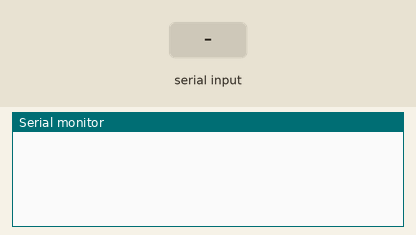
Bench run of a sketch on a simulated ESP32. Shown: the last lines printed to the serial monitor. Inputs (shaded band) come from the test bench.

Above: at 1.2 s.
1.3 s: "90,45,200\n" received over the second serial link
At 1.6 s:
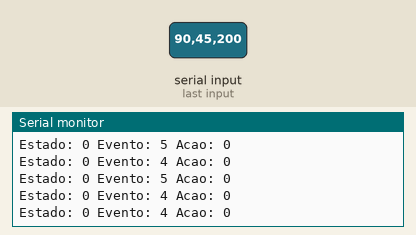
2.8 s: "30,150,10\n" received over the second serial link
At 4.5 s:
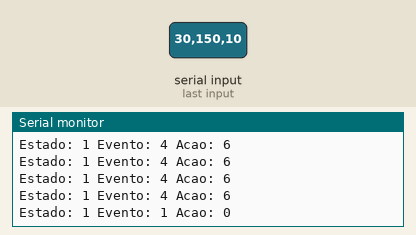
Timing chart, 0 to 6.0 s (numbered marks = the images above; inputs shaded):
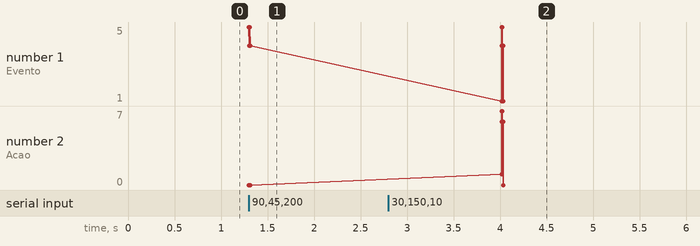

The sketch:

Projeto_Bombeiro.ino
```cpp
#include <ESP32Servo.h>
#include "BluetoothSerial.h"

// SERVO
Servo myservo1;       // define servo 1 == servo fixo
Servo myservo2;       // define servo 2 == servo mangueira
int pos1 = 0;         // posicao servo 1
int pos2 = 0;         // posicao servo 2
int dir_servo1 = 0;   // direcao servo 1
int dir_servo2 = 0;   // direcao servo 2
int servoPin1 = 17;
int servoPin2 = 18;

// BOMBA
const int relay = 13;

// BLUETOOTH
BluetoothSerial ESP_BT;
int incoming;

// Sensor
int Fire_analog = 12;
int firesensorAnalog;

// Constantes para os estados
const int estado_idle = 0;
const int estado_manual = 1;
const int estado_procurando_fogo = 2;
const int estado_fogo_encontrado = 3;
int codigoEvento, codigoAcao, estado, eventoInterno;

// Constantes para as ações
const int NENHUMA_ACAO = 0;
const int acao_modo_manual = 1;
const int acao_modo_automatico = 2;
const int acao_fogo_detect = 3;
const int acao_modo_idle = 4;
const int acao_cima = 5;
const int acao_baixo = 6;
const int acao_esquerda = 7;
const int acao_direita = 8;
const int acao_bomba = 9;

// Constantes para os eventos
const int NENHUM_EVENTO = 0;
const int MANUAL_ON = 1;
const int AUTOMATICO_ON = 2;
const int CIMA = 3;
const int BAIXO = 4;
const int ESQUERDA = 5;
const int DIREITA = 6;
const int BOMBA_ON = 7;
const int FOGO_DETECTADO = 8;

// Número de estados e eventos
const int NUM_ESTADOS = 5;
const int NUM_EVENTOS = 8;

// Matriz para ações e próximo estado
int acao_mTEstados[NUM_ESTADOS][NUM_EVENTOS];
int proximo_estado_mTEstados[NUM_ESTADOS][NUM_EVENTOS];

// Função para obter a ação correspondente ao estado e evento atual
int obterAcao(int estado, int evento) {
  return acao_mTEstados[estado][evento];
}

// Função para obter o próximo estado com base no estado atual e evento
int obterProximoEstado(int estado, int evento) {
  return proximo_estado_mTEstados[estado][evento];
}

// Função para inicializar a máquina de estados
void iniciaMaquinaEstados()
{
  int i, j;
  for (i=0; i < NUM_ESTADOS; i++) {
    for (j=0; j < NUM_EVENTOS; j++) {
      acao_mTEstados[i][j] = NENHUMA_ACAO;
      proximo_estado_mTEstados[i][j] = i;
    }
  }

  proximo_estado_mTEstados[estado_idle][MANUAL_ON] = estado_manual;
  acao_mTEstados[estado_idle][MANUAL_ON] = acao_modo_manual;

  proximo_estado_mTEstados[estado_idle][AUTOMATICO_ON] = estado_procurando_fogo;
  acao_mTEstados[estado_idle][AUTOMATICO_ON] = acao_modo_automatico;

  proximo_estado_mTEstados[estado_manual][AUTOMATICO_ON] = estado_procurando_fogo;
  acao_mTEstados[estado_manual][AUTOMATICO_ON] = acao_modo_automatico;

  proximo_estado_mTEstados[estado_manual][CIMA] = estado_manual;
  acao_mTEstados[estado_manual][CIMA] = acao_cima;

  proximo_estado_mTEstados[estado_manual][BAIXO] = estado_manual;
  acao_mTEstados[estado_manual][BAIXO] = acao_baixo;

  proximo_estado_mTEstados[estado_manual][ESQUERDA] = estado_manual;
  acao_mTEstados[estado_manual][ESQUERDA] = acao_esquerda;

  proximo_estado_mTEstados[estado_manual][DIREITA] = estado_manual;
  acao_mTEstados[estado_manual][DIREITA] = acao_direita;

  proximo_estado_mTEstados[estado_manual][BOMBA_ON] = estado_manual;
  acao_mTEstados[estado_manual][BOMBA_ON] = acao_bomba;

  proximo_estado_mTEstados[estado_procurando_fogo][MANUAL_ON] = estado_manual;
  acao_mTEstados[estado_procurando_fogo][MANUAL_ON] = acao_modo_manual;

  proximo_estado_mTEstados[estado_procurando_fogo][FOGO_DETECTADO] = estado_fogo_encontrado;
  acao_mTEstados[estado_procurando_fogo][FOGO_DETECTADO] = acao_fogo_detect;
}

// Função para executar ação com base no código da ação
int executarAcao(int codigoAcao) {
  int retval;
  retval = NENHUM_EVENTO;
  if (codigoAcao == NENHUMA_ACAO) return retval;
  switch(codigoAcao) {
    case acao_modo_manual:
      digitalWrite(relay, LOW);
      posicao_init_servos();
      break;
    case acao_modo_automatico:
      digitalWrite(relay, LOW);
      executa_varredura_servo1();
      break;
    case acao_fogo_detect:
      digitalWrite(relay, HIGH);
      executa_varredura_servo2;
      break;
    case acao_cima:
      pos2=pos2+10;
      myservo2.write(pos2);
      break;
    case acao_baixo:
      pos2=pos2-10;
      myservo2.write(pos2);
      break;
    case acao_esquerda:
      pos1=pos1+10;
      myservo1.write(pos1);
      break;
    case acao_direita:
      pos1=pos1-10;
      myservo1.write(pos1);
      break;
    case acao_bomba:
        if (digitalRead(relay) == HIGH){
            digitalWrite(relay, LOW);
        }
        if (digitalRead(relay) == LOW){
            digitalWrite(relay, HIGH);
        }
      break;
  }


  return retval;
}

void posicao_init_servos(){
  // posiciona os servos na posicao inicial neutra

  if (pos1 < 90){
    while (pos1 != 90){
      pos1++;
      myservo1.write(pos1);
      delay(15);
    }
  }
  else if (pos1 > 90){
    while (pos1 != 90){
      pos1--;
      myservo1.write(pos1);
      delay(15);
    }
  }
  if (pos2 < 90){
    while (pos2 != 90){
      pos2++;
      myservo2.write(pos2);
      delay(15);
    }
  }
  else if (pos2 > 90){
    while (pos2 != 90){
      pos2--;
      myservo2.write(pos2);
      delay(15);
    }
  }
}

void executa_varredura_servo1() {
  if (dir_servo1 == 0){
    pos1++;
    if (pos1 >= 179){
      dir_servo1 = 1;
    }
    myservo1.write(pos1);
    delay(50);
  }
  else {
    pos1--;
    if (pos1 <= 1){
      dir_servo1 = 0;
    }
    myservo1.write(pos1);
    delay(50);
  }
}

void executa_varredura_servo2() {
  if (dir_servo2 == 0){
    pos2++;
    if (pos1 >= 179){
      dir_servo2 = 1;
    }
    myservo2.write(pos2);
    delay(50);
  }
  else {
    pos2--;
    if (pos2 <= 1){
      dir_servo2 = 0;
    }
    myservo2.write(pos2);
    delay(50);
  }
}


int readEventosButtons() {
  if (ESP_BT.available()) {
      incoming = ESP_BT.read(); //Le dado recebido

      // Separa ID do botão do seu valor -> ID pode ser 10, 20, 30, etc, valor vale ou 1 ou 0
      int button = floor(incoming / 10);
      int value = incoming % 10;
      // print para debbug
      // Serial.print("Button:");Serial.print(button);Serial.print("\n");
      switch (button) {
        case 1:  // manual
          return MANUAL_ON;
          break;
        case 2:  // automatica
          return AUTOMATICO_ON;
          break;
        case 3: // cima
          return CIMA;
          break;
        case 4: // baixo
          return BAIXO;
          break;
        case 5: // esquerda
          return ESQUERDA;
          break;
        case 6: // direita
          return DIREITA;
          break;
        case 7: // agua
          return BOMBA_ON;
          break;
      }
    }
 return NENHUM_EVENTO;
}

int obterEvento(int estadoAtual){
  // Eventos do sensor
  // Lê sensor e checa se fogo foi detectado
  // Apenas levanta esse evento para
  if (estadoAtual == estado_procurando_fogo) {
    int firesensorAnalog = analogRead(Fire_analog);
    if (firesensorAnalog < 1000){
      return FOGO_DETECTADO;
    }
  }
  // Checa se algum botão foi pressionado via bluetooth
  return readEventosButtons();
  }

void setup() {
  estado = estado_idle;
  eventoInterno = NENHUM_EVENTO;
  iniciaMaquinaEstados();
}

void loop() {
  if (eventoInterno == NENHUM_EVENTO) {
    // Obter evento externo
    codigoEvento = obterEvento(estado);
  } else {
    codigoEvento = eventoInterno;
  }
  if (codigoEvento != NENHUM_EVENTO) {
    codigoAcao = obterAcao(estado, codigoEvento);
    estado = obterProximoEstado(estado, codigoEvento);
    eventoInterno = executarAcao(codigoAcao);
    printf("Estado: %d Evento: %d Acao: %d\n", estado, codigoEvento, codigoAcao);
  }
}
```

Measured:
- after the input at 1.3 s, the serial monitor: prints a new line at once (image 1)
- after the input at 2.8 s, the serial monitor: prints a new line after 1.2 s (image 2)
